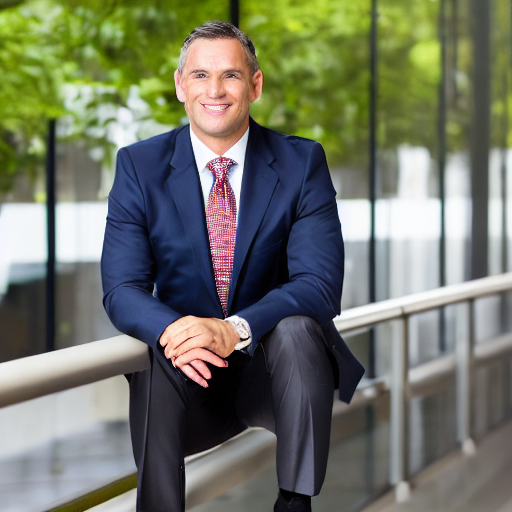
#> input picture embedding_testing/generated_images/image_0_Portrait photo of a business executive, high quality, detailed, 8k..png, 512 x 512 px, found by its file name; its folder holds 4 pictures in this run
$ python image_grid_generator.py
#> lines starting #> are read from the running program, lines starting #| are printed output that depends on the picture
import matplotlib.pyplot as plt
import os
import numpy as np

image_folder = r"C:\Users\gonza\Documents\tfg\TFG_testing_code\embedding_testing\generated_images"

import matplotlib.image as mpimg

# Get all image file paths in the folder
image_files = [os.path.join(image_folder, f) for f in os.listdir(image_folder) if f.endswith(('.png', '.jpg', '.jpeg'))]

# Set up the grid dimensions
grid_width = 5
grid_height = 2
# Create a figure
fig, axes = plt.subplots(grid_height, grid_width, figsize=(15, 15))

# Flatten the axes array for easy iteration
axes = axes.flatten()

# Plot each image in the grid
for i, ax in enumerate(axes):
    if i < len(image_files):
        img = mpimg.imread(image_files[i])
#> img is the input picture: shape (512, 512, 3) float32; mean R, G, B 0.443, 0.459, 0.398
        ax.imshow(img)
        ax.axis('off')  # Hide axes
    else:
        ax.axis('off')  # Hide unused axes

# Remove spacing between images
plt.subplots_adjust(wspace=0, hspace=-0.35)  # Adjust hspace to remove vertical whitespace
plt.savefig("test.png",bbox_inches='tight')
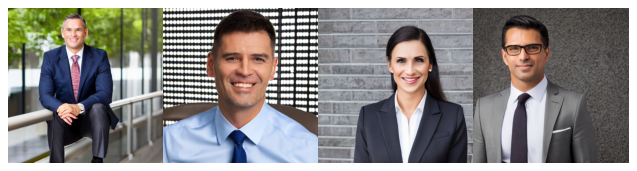
#> figure drawn by matplotlib, 4 panels
# Show the plot
plt.show()
